Frame 1 (no input): blank canvas, image omitted
Frame 60 (the mouse pressed at the canvas centre just before this capture): blank canvas, image omitted
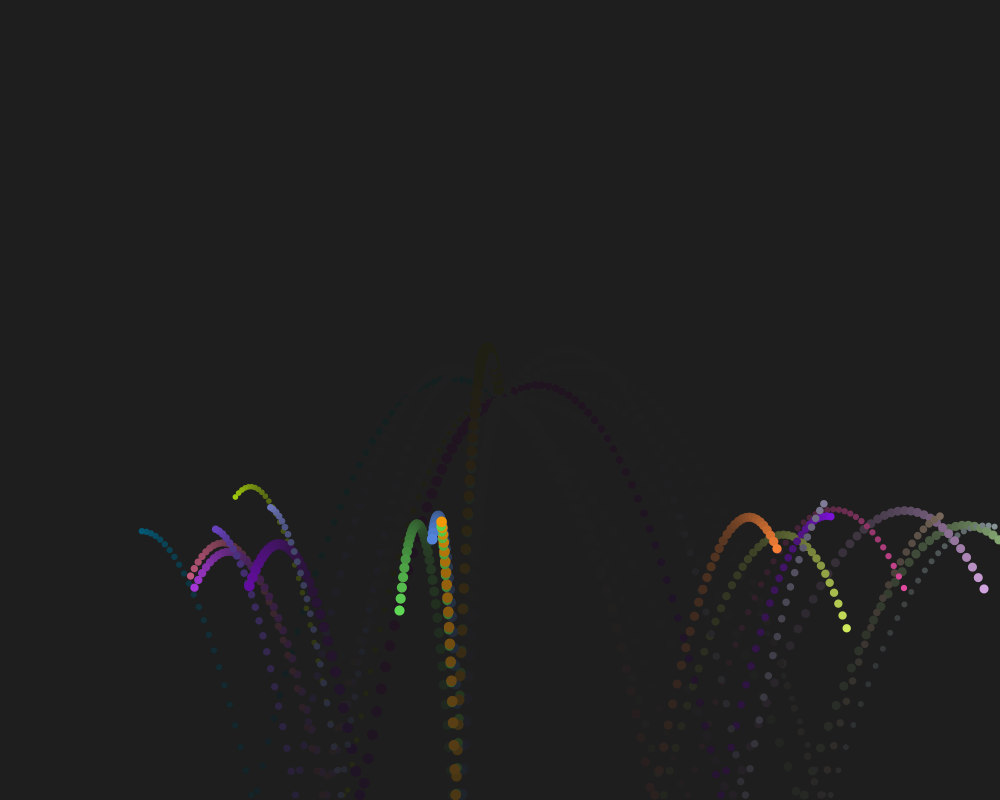
Frame 120 (the mouse held since frame 60 and released just before this capture)

The Processing sketch whose frames 1 and 60 were blank and that drew this single picture after the mouse press (run headless with seeded random() and noise(); from frame 60 on, the mouse is pressed at the canvas centre):

// Processing sketch: Tutorial04
// ── Tutorial04.pde
int counting = 0;
int fps = 60;

ArrayList<ParticleSystem> PSList = new ArrayList<ParticleSystem>();

void setup() 
{
  size(1000, 800, JAVA2D);
  background(30);
  frameRate(fps);
}

void draw() 
{
  ++counting;
  int sec = counting/fps;
  int frameRest = counting % fps;

  float detailedSec = (float)counting/fps;

  fill(30, 20);
  noStroke();
  rect(0, 0, width, height);

  for(ParticleSystem ps : PSList)
  {
    ps.display();
  }
}

void mousePressed()
{
  ParticleSystem ps = new ParticleSystem(mouseX,mouseY,20,width,height-5);
  PSList.add(ps);
}
// ── Particle.pde
class Particle
{
    float posX, posY;
    float velX, velY;
    float accX, accY;
    float size;

    float damping;

    color c;
    float opacity;

    float boundX, boundY;

    Particle(float posX, float posY, float boundX, float boundY, float damping)
    {
        this.posX = posX;
        this.posY = posY;

        this.c = color(255);
        this.opacity = 255;
        this.size = 10;

        this.accY = 0.98;
        this.velX = 10;

        this.boundX = boundX;
        this.boundY = boundY;

        this.damping = min(0.5,max(0,damping));
    }

    void update()
    {
        this.velX += this.accX;
        this.velY += this.accY;
        this.posX += this.velX;
        this.posY += this.velY;

        this.velX *= max(0,(1-random(this.damping)));
        this.velY *= max(0,(1-random(this.damping)));

        if (this.boundX != -1 && (this.posX < 0 || this.posX > this.boundX))
        {
            this.posX = max(0,min(this.boundX,this.posX));
            this.velX *= -1;
        }

        if (this.boundY != -1 && (this.posY < 0 || this.posY > this.boundY))
        {
            this.posY = max(0,min(this.boundY,this.posY));
            this.velY *= -1;
        }
    }

    void display()
    {
        noStroke();
        fill(this.c,this.opacity);
        circle(this.posX,this.posY,this.size);
    }

}
// ── ParticleSystem.pde
class ParticleSystem
{
    float rootX, rootY;
    ArrayList<Particle> Particles = new ArrayList<Particle>();
    
    ParticleSystem(float posX, float posY, int particleCount, float boundX, float boundY)
    {
        this.rootX = posX;
        this.rootY = posY;

        for (int idx = 0 ; idx < particleCount; ++idx)
        {
            Particle p = new Particle(posX , posY, boundX, boundY, 0.02);
            p.size = lerp(5,12,random(1));
            
            color a = color(random(255),random(255),random(255));
            color b = color(random(255),random(255),random(255));
            p.c = lerpColor(a, b, (random(1) * 2 -1) * 2);
            
            p.velX = lerp(-8,12,random(1));
            p.velY = lerp(-12,8,random(1));
            Particles.add(p);
        }
    }

    void display()
    {
        for (Particle p : Particles)
        {
            p.update();
            p.display();
        }
    }
}
